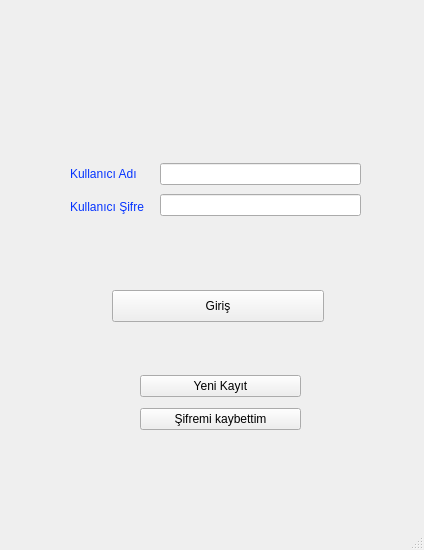
<?xml version="1.0" encoding="UTF-8"?>
<ui version="4.0">
 <class>KullaniciGirisEkrani</class>
 <widget class="QMainWindow" name="KullaniciGirisEkrani">
  <property name="enabled">
   <bool>true</bool>
  </property>
  <property name="geometry">
   <rect>
    <x>0</x>
    <y>0</y>
    <width>424</width>
    <height>550</height>
   </rect>
  </property>
  <property name="windowTitle">
   <string>MainWindow</string>
  </property>
  <widget class="QWidget" name="centralwidget">
   <widget class="QLabel" name="label">
    <property name="geometry">
     <rect>
      <x>120</x>
      <y>60</y>
      <width>191</width>
      <height>61</height>
     </rect>
    </property>
    <property name="text">
     <string/>
    </property>
    <property name="pixmap">
     <pixmap>bank (1).jpg</pixmap>
    </property>
   </widget>
   <widget class="QPushButton" name="pbGiris">
    <property name="geometry">
     <rect>
      <x>112</x>
      <y>290</y>
      <width>212</width>
      <height>32</height>
     </rect>
    </property>
    <property name="text">
     <string>Giriş</string>
    </property>
   </widget>
   <widget class="QWidget" name="layoutWidget">
    <property name="enabled">
     <bool>true</bool>
    </property>
    <property name="geometry">
     <rect>
      <x>160</x>
      <y>160</y>
      <width>201</width>
      <height>61</height>
     </rect>
    </property>
    <layout class="QVBoxLayout" name="verticalLayout">
     <item>
      <widget class="QLineEdit" name="lneKullaniAd">
       <property name="enabled">
        <bool>true</bool>
       </property>
      </widget>
     </item>
     <item>
      <widget class="QLineEdit" name="lneKullaniciSifre">
       <property name="enabled">
        <bool>true</bool>
       </property>
      </widget>
     </item>
    </layout>
   </widget>
   <widget class="QWidget" name="layoutWidget">
    <property name="enabled">
     <bool>true</bool>
    </property>
    <property name="geometry">
     <rect>
      <x>70</x>
      <y>160</y>
      <width>91</width>
      <height>61</height>
     </rect>
    </property>
    <layout class="QVBoxLayout" name="verticalLayout_2">
     <item>
      <widget class="QLabel" name="label_2">
       <property name="enabled">
        <bool>true</bool>
       </property>
       <property name="text">
        <string>&lt;html&gt;&lt;head/&gt;&lt;body&gt;&lt;p&gt;&lt;span style=&quot; color:#0433ff;&quot;&gt;Kullanıcı Adı&lt;/span&gt;&lt;/p&gt;&lt;/body&gt;&lt;/html&gt;</string>
       </property>
      </widget>
     </item>
     <item>
      <widget class="QLabel" name="label_4">
       <property name="enabled">
        <bool>true</bool>
       </property>
       <property name="text">
        <string>&lt;html&gt;&lt;head/&gt;&lt;body&gt;&lt;p&gt;&lt;span style=&quot; color:#0433ff;&quot;&gt;Kullanıcı Şifre&lt;/span&gt;&lt;/p&gt;&lt;/body&gt;&lt;/html&gt;</string>
       </property>
      </widget>
     </item>
    </layout>
   </widget>
   <widget class="QWidget" name="layoutWidget">
    <property name="geometry">
     <rect>
      <x>140</x>
      <y>370</y>
      <width>161</width>
      <height>66</height>
     </rect>
    </property>
    <layout class="QVBoxLayout" name="verticalLayout_3">
     <item>
      <widget class="QPushButton" name="pbYeniKayt">
       <property name="text">
        <string>Yeni Kayıt</string>
       </property>
      </widget>
     </item>
     <item>
      <widget class="QPushButton" name="pbSorunSifre">
       <property name="text">
        <string>Şifremi kaybettim</string>
       </property>
      </widget>
     </item>
    </layout>
   </widget>
  </widget>
  <widget class="QMenuBar" name="menubar">
   <property name="geometry">
    <rect>
     <x>0</x>
     <y>0</y>
     <width>424</width>
     <height>24</height>
    </rect>
   </property>
  </widget>
  <widget class="QStatusBar" name="statusBar"/>
 </widget>
 <resources/>
 <connections/>
</ui>
